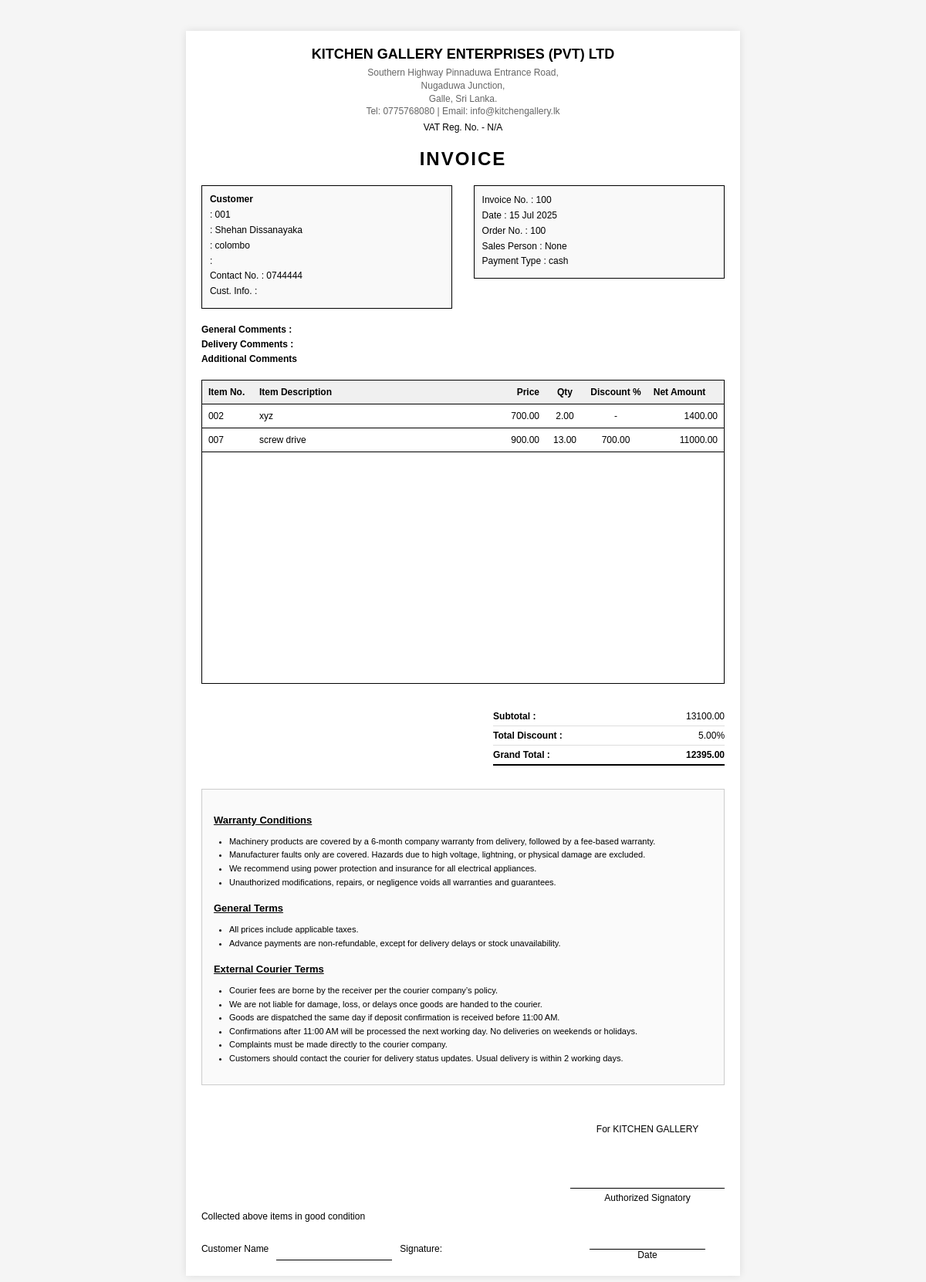
The app's page /api/invoice-by-number/100/print/ with its own data.
### inventory/models.py (models this page shows, shortened)
class InvoiceHeader(models.Model):
    INVOICE_H_id = models.BigAutoField(primary_key=True)
    INVOICE_H_location = models.CharField(max_length=100)
    INVOICE_H_number = models.CharField(max_length=20)
    INVOICE_H_code = models.CharField(max_length=20)
    INVOICE_H_token = models.CharField(max_length=50, blank=True, null=True)
    INVOICE_H_sales_rep = models.CharField(max_length=100, blank=True, null=True)
    INVOICE_H_datetime = models.DateTimeField(auto_now_add=True)
    INVOICE_H_customer = models.ForeignKey('Customer', on_delete=models.PROTECT)
    INVOICE_H_payment_term = models.CharField(max_length=20)
    INVOICE_H_total_discount_value = models.DecimalField(max_digits=10, decimal_places=2, default=0.00)
    INVOICE_H_total_discount_type = models.CharField(max_length=10, choices=[("Value", "Value"), ("Percentage", "Percentage")])
    INVOICE_H_total_discount = models.DecimalField(max_digits=10, decimal_places=2, default=0.00)
    INVOICE_H_processed = models.BooleanField(default=False)
    INVOICE_H_grand_total = models.DecimalField(max_digits=12, decimal_places=2)
    INVOICE_H_commision = models.DecimalField(max_digits=10, decimal_places=2)
    INVOICE_H_user = models.CharField(max_length=100)
    INVOICE_H_type = models.CharField(max_length=20, default='Cash')  # or 'Credit', etc.
    INVOICE_H_remakrs = models.TextField(blank=True, null=True)
    class Meta:
        db_table = "INV_Invoice_H"

class Customer(models.Model):
    CUSTOMER_code = models.CharField(max_length=15, unique=True)
    CUSTOMER_group = models.IntegerField()
    CUSTOMER_area = models.IntegerField()
    CUSTOMER_name = models.CharField(max_length=150)
    CUSTOMER_title = models.CharField(max_length=20, null=True, blank=True)
    CUSTOMER_title_id = models.IntegerField(null=True, blank=True)
    CUSTOMER_address = models.CharField(max_length=400, null=True, blank=True)
    CUSTOMER_tele_1 = models.CharField(max_length=50, null=True, blank=True)
    CUSTOMER_tele_2 = models.CharField(max_length=50, null=True, blank=True)
    CUSTOMER_tele_mobile = models.CharField(max_length=50, null=True, blank=True)
    CUSTOMER_fax = models.CharField(max_length=50, null=True, blank=True)
    CUSTOMER_email = models.EmailField(max_length=100, null=True, blank=True)
    CUSTOMER_contact_person = models.CharField(max_length=150, null=True, blank=True)
    CUSTOMER_contact_person_title = models.CharField(max_length=20, null=True, blank=True)
    CUSTOMER_contact_person_title_id = models.IntegerField(null=True, blank=True)
    CUSTOMER_term = models.IntegerField()
    CUSTOMER_vat_number = models.CharField(max_length=20, null=True, blank=True)
    CUSTOMER_credit_limit = models.DecimalField(max_digits=22, decimal_places=2, null=True, blank=True)
    CUSTOMER_creidt_period = models.BigIntegerField(null=True, blank=True)
    CUSTOMER_account_number = models.IntegerField()
    CUSTOMER_lock = models.BooleanField(default=False)
    CUSTOMER_created_user_session = models.BigIntegerField(null=True, blank=True)
    CUSTOMER_created_datetime = models.DateTimeField(null=True, blank=True)
    CUSTOMER_last_edited_user_session = models.BigIntegerField(null=True, blank=True)
    CUSTOMER_last_edited_datetime = models.DateTimeField(null=True, blank=True)
    CUSTOMER_prefix_id = models.BigIntegerField()
    CUSTOMER_prefix_number = models.IntegerField()

class InvoiceDetail(models.Model):
    INVOICE_D_id = models.BigAutoField(primary_key=True)
    INVOICE_D_h = models.ForeignKey(InvoiceHeader, related_name="details", on_delete=models.CASCADE)
    INVOICE_D_item = models.ForeignKey('ItemMaster', on_delete=models.PROTECT)
    INVOICE_D_qty = models.DecimalField(max_digits=10, decimal_places=2)
    INVOICE_D_rate = models.DecimalField(max_digits=10, decimal_places=2)
    INVOICE_D_discount_value = models.DecimalField(max_digits=10, decimal_places=2, default=0.00)
    INVOICE_D_discount_type = models.CharField(max_length=10, choices=[("Value", "Value"), ("Percentage", "Percentage")])
    INVOICE_D_discount_total = models.DecimalField(max_digits=10, decimal_places=2)
    INVOICE_D_warranty_month = models.IntegerField(default=0)
    INVOICE_D_vat = models.DecimalField(max_digits=10, decimal_places=2, default=0.00)
    INVOICE_D_vat_rate = models.DecimalField(max_digits=5, decimal_places=2, default=0.00)
    INVOICE_D_sales_rep = models.CharField(max_length=100, blank=True, null=True)
    INVOICE_D_qty_balance = models.DecimalField(max_digits=10, decimal_places=2, default=0.00)
    class Meta:
        db_table = "INV_Invoice_D"

class ItemMaster(models.Model):
    ITEM_TYPE_CHOICES = [
        ('warranty', 'Warranty'),
        ('non-warranty', 'Non-Warranty'),
        ('utensil', 'Utensil'),
        ('spare', 'Spare Part'),
    ]
    ITEM_id = models.BigAutoField(primary_key=True)
    ITEM_code = models.CharField(max_length=20, unique=True, blank=True)
    ITEM_type = models.CharField(max_length=12, choices=ITEM_TYPE_CHOICES)
    ITEM_group = models.CharField(max_length=10)  # Can be ForeignKey to GroupMaster
    ITEM_type_ref = models.CharField(max_length=10)  # rename to avoid field conflict
    ITEM_category = models.CharField(max_length=10)
    ITEM_description = models.CharField(max_length=600, blank=True, null=True)
    ITEM_uom = models.CharField(max_length=10, blank=True, null=True)
    ITEM_reorder_level = models.DecimalField(max_digits=23, decimal_places=3, blank=True, null=True)
    ITEM_reorder_qty = models.DecimalField(max_digits=23, decimal_places=3, blank=True, null=True)
    ITEM_max_level = models.DecimalField(max_digits=23, decimal_places=3, blank=True, null=True)
    ITEM_min_level = models.DecimalField(max_digits=23, decimal_places=3, blank=True, null=True)
    ITEM_purchase_price = models.DecimalField(max_digits=22, decimal_places=2, blank=True, null=True)
    ITEM_min_selling_price = models.DecimalField(max_digits=22, decimal_places=2, blank=True, null=True)
    ITEM_normal_selling_price = models.DecimalField(max_digits=22, decimal_places=2, blank=True, null=True)
    ITEM_cash_selling_price = models.DecimalField(max_digits=22, decimal_places=2, blank=True, null=True)
    ITEM_credit_selling_price = models.DecimalField(max_digits=22, decimal_places=2, blank=True, null=True)
    ITEM_invoicable = models.BooleanField(blank=True, null=True)
    ITEM_active = models.BooleanField(blank=True, null=True)
    ITEM_warranty = models.IntegerField(blank=True, null=True)
    ITEM_has_barcode = models.BooleanField(blank=True, null=True)
    ITEM_barcode = models.CharField(max_length=100, blank=True, null=True)
    ITEM_serial_number = models.CharField(max_length=100, blank=True, null=True)
    ITEM_model_number = models.CharField(max_length=100, blank=True, null=True)
    ITEM_spec = models.CharField(max_length=255, blank=True, null=True)
    ITEM_brand_name = models.CharField(max_length=100, blank=True, null=True)
    ITEM_origin_country = models.CharField(max_length=100, blank=True, null=True)
    ITEM_certificate = models.CharField(max_length=100, blank=True, null=True)
    ITEM_name = models.CharField(max_length=100, blank=True, null=True)
    power = models.CharField(max_length=100, blank=True, null=True)
    voltage = models.CharField(max_length=100, blank=True, null=True)
    temp_range = models.CharField(max_length=100, blank=True, null=True)
    housing_material = models.CharField(max_length=100, blank=True, null=True)
    ITEM_dimension = models.CharField(max_length=100, blank=True, null=True)
    ITEM_net_weight = models.CharField(max_length=100, blank=True, null=True)
    ITEM_notes = models.JSONField(default=list, blank=True, null=True)
    image = CloudinaryField('image', blank=True, null=True)
    class Meta:
        db_table = "INV_Item_Master"
        managed = True

### inventory/views.py (the view)
# urls.py: path("invoice-by-number/<str:number>/print/", views.print_invoice_by_number, name="invoice-print-by-number"),
def print_invoice_by_number(request, number):
    invoice = get_object_or_404(InvoiceHeader, INVOICE_H_number=number)
    details = InvoiceDetail.objects.filter(INVOICE_D_h=invoice).select_related('INVOICE_D_item')
    subtotal = sum(d.INVOICE_D_qty * d.INVOICE_D_rate for d in details)
    for d in details:
        d.INVOICE_D_total = (d.INVOICE_D_qty * d.INVOICE_D_rate) - (d.INVOICE_D_discount_value or 0)
    html_string = render(
        request,
        'invoice_print.html',
        {
            'invoice': invoice,
            'details': details,
            'subtotal': subtotal
        }
    ).content.decode('utf-8')
    if request.GET.get("pdf"):
        response = HttpResponse(content_type='application/pdf')
        response['Content-Disposition'] = f'inline; filename=invoice_{number}.pdf'
        HTML(string=html_string).write_pdf(response)
        return response
    else:
        return render(request, 'invoice_print.html', {
            'invoice': invoice,
            'details': details,
            'subtotal': subtotal
        })

### templates/invoice_print.html (shortened to what this page needs)
<!DOCTYPE html>
<html lang="en">
<head>
</head>
<body>
    <div class="invoice-container">
        <div class="header">
            <div class="company-name">KITCHEN GALLERY ENTERPRISES (PVT) LTD</div>
            <div class="company-details">
                Southern Highway Pinnaduwa Entrance Road,<br>
                Nugaduwa Junction,<br>
                Galle, Sri Lanka.<br>
                Tel: 0775768080 | Email: info@kitchengallery.lk
            </div>
            <div class="vat-reg">VAT Reg. No. - N/A</div>
        </div>
        <div class="invoice-title">INVOICE</div>
        <div class="invoice-info">
            <div class="customer-info">
                <div class="info-box">
                    <div class="info-title">Customer</div>
                    <div class="info-row">: {{ invoice.INVOICE_H_customer.CUSTOMER_code }}</div>
                    <div class="info-row">: {{ invoice.INVOICE_H_customer.CUSTOMER_name }}</div>
                    <div class="info-row">: {{ invoice.INVOICE_H_customer.CUSTOMER_address }}</div>
                    <div class="info-row">: {{ invoice.INVOICE_H_customer.CUSTOMER_city }}</div>
                    <div class="info-row">Contact No. : {{ invoice.INVOICE_H_customer.CUSTOMER_tele_mobile }}</div>
                    <div class="info-row">Cust. Info. :</div>
                </div>
            </div>
            <div class="invoice-details">
                <div class="info-box">
                    <div class="info-row">Invoice No. : {{ invoice.INVOICE_H_number }}</div>
                    <div class="info-row">Date : {{ invoice.INVOICE_H_datetime|date:"d M Y" }}</div>
                    <div class="info-row">Order No. : {{ invoice.INVOICE_H_code }}</div>
                    <div class="info-row">Sales Person : {{ invoice.INVOICE_H_sales_rep }}</div>
                    <div class="info-row">Payment Type : {{ invoice.INVOICE_H_payment_term }}</div>
                </div>
            </div>
        </div>
        <div class="comments-section">
            <div class="comments-row">
                <span class="comment-label">General Comments :</span>
            </div>
            <div class="comments-row">
                <span class="comment-label">Delivery Comments :</span>
            </div>
            <div class="comments-row">
                <span class="comment-label">Additional Comments</span>
            </div>
        </div>
        <div class="items-header">
            <div class="col-item-no">Item No.</div>
            <div class="col-description">Item Description</div>
            <div class="col-price">Price</div>
            <div class="col-qty">Qty</div>
            <div class="col-discount">Discount %</div>
            <div class="col-amount">Net Amount</div>
        </div>
        {% for item in details %}
        <div class="items-row">
            <div class="col-item-no">
                {% if item.INVOICE_D_item %}
                {{ item.INVOICE_D_item.ITEM_code }}
                {% else %}
                (N/A)
                {% endif %}
            </div>
            <div class="col-description">
                {% if item.INVOICE_D_item %}
                {{ item.INVOICE_D_item.ITEM_description }}
                {% else %}
                (No Description)
                {% endif %}
            </div>
            <div class="col-price">{{ item.INVOICE_D_rate|floatformat:2 }}</div>
            <div class="col-qty">{{ item.INVOICE_D_qty|floatformat:2 }}</div>
            <div class="col-discount">
                {% if item.INVOICE_D_discount_value > 0 %}
                {{ item.INVOICE_D_discount_value }}
                {% else %}
                -
                {% endif %}
            </div>
            <div class="col-amount">
                {{ item.INVOICE_D_total|floatformat:2 }}
            </div>
        </div>
        {% endfor %}
        <div class="empty-space"></div>
        <div class="totals-section">
            <div class="totals-content">
                <div class="total-row">
                    <div class="total-label">Subtotal :</div>
                    <div class="total-amount">{{ subtotal|floatformat:2 }}</div>
                </div>
                <div class="total-row">
                    <div class="total-label">Total Discount :</div>
                    <div class="total-amount">{{ invoice.INVOICE_H_total_discount|floatformat:2 }}%</div>
                </div>
                <div class="total-row">
                    <div class="total-label">Grand Total :</div>
                    <div class="total-amount">{{ invoice.INVOICE_H_grand_total|floatformat:2 }}</div>
                </div>
            </div>
        </div>
        <div class="terms-section">
            <h4>Warranty Conditions</h4>
            <ul>
                <li>Machinery products are covered by a 6-month company warranty from delivery, followed by a fee-based
                    warranty.</li>
                <li>Manufacturer faults only are covered. Hazards due to high voltage, lightning, or physical damage are
                    excluded.</li>
                <li>We recommend using power protection and insurance for all electrical appliances.</li>
                <li>Unauthorized modifications, repairs, or negligence voids all warranties and guarantees.</li>
            </ul>
            <h4>General Terms</h4>
            <ul>
                <li>All prices include applicable taxes.</li>
                <li>Advance payments are non-refundable, except for delivery delays or stock unavailability.</li>
            </ul>
            <h4>External Courier Terms</h4>
            <ul>
                <li>Courier fees are borne by the receiver per the courier company’s policy.</li>
                <li>We are not liable for damage, loss, or delays once goods are handed to the courier.</li>
                <li>Goods are dispatched the same day if deposit confirmation is received before 11:00 AM.</li>
                <li>Confirmations after 11:00 AM will be processed the next working day. No deliveries on weekends or
                    holidays.</li>
                <li>Complaints must be made directly to the courier company.</li>
                <li>Customers should contact the courier for delivery status updates. Usual delivery is within 2 working
                    days.</li>
            </ul>
        </div>
        <div class="footer">
            <div class="footer-left">
                <div>Collected above items in good condition</div>
                <div class="customer-signature-block">
                    <div class="label">Customer Name</div>
                    <div class="signature-line-inline"></div>
                    <div class="label" style="margin-left: 10px;">Signature:</div>
                </div>
            </div>
            <div class="footer-right">
                <div>For KITCHEN GALLERY</div>
                <div class="signature-line"></div>
                <div>Authorized Signatory</div>
                <div style="margin-top: 30px;">
                    <div style="border-bottom: 1px solid #000; width: 150px; margin: 0 auto; height: 30px;"></div>
                    <div>Date</div>
                </div>
            </div>
        </div>
    </div>
</body>
</html>

### records on screen
InvoiceHeader: INVOICE_H_customer.CUSTOMER_code "001", INVOICE_H_customer.CUSTOMER_name "Shehan Dissanayaka", INVOICE_H_customer.CUSTOMER_address "colombo", INVOICE_H_customer.CUSTOMER_tele_mobile "0744444", INVOICE_H_number "100", INVOICE_H_datetime "15 Jul 2025", INVOICE_H_code "100", INVOICE_H_sales_rep "None", INVOICE_H_payment_term "cash", INVOICE_H_total_discount "5.00", INVOICE_H_grand_total "12395.00"
InvoiceDetail: INVOICE_D_item.ITEM_code "002", INVOICE_D_item.ITEM_description "xyz", INVOICE_D_rate "700.00", INVOICE_D_qty "2.00", INVOICE_D_total "1400.00"
InvoiceDetail: INVOICE_D_item.ITEM_code "007", INVOICE_D_item.ITEM_description "screw drive", INVOICE_D_rate "900.00", INVOICE_D_qty "13.00", INVOICE_D_discount_value "700.00", INVOICE_D_total "11000.00"

### other values on screen
{{ subtotal|floatformat:2 }} "13100.00"
